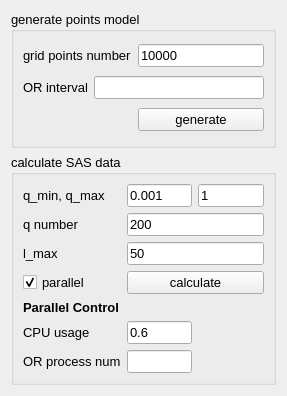
<?xml version="1.0" encoding="UTF-8"?>
<ui version="4.0">
 <class>controlPanel</class>
 <widget class="QWidget" name="controlPanel">
  <property name="geometry">
   <rect>
    <x>0</x>
    <y>0</y>
    <width>287</width>
    <height>396</height>
   </rect>
  </property>
  <property name="font">
   <font>
    <family>Arial</family>
    <pointsize>10</pointsize>
   </font>
  </property>
  <property name="windowTitle">
   <string>control panel</string>
  </property>
  <layout class="QVBoxLayout" name="verticalLayout">
   <item>
    <widget class="QGroupBox" name="groupBox_genPoints">
     <property name="title">
      <string>generate points model</string>
     </property>
     <layout class="QGridLayout" name="gridLayout">
      <item row="2" column="2">
       <widget class="QPushButton" name="pushButton_genPoints">
        <property name="text">
         <string>generate</string>
        </property>
       </widget>
      </item>
      <item row="1" column="0">
       <widget class="QLabel" name="label_2">
        <property name="text">
         <string>OR interval</string>
        </property>
       </widget>
      </item>
      <item row="1" column="1" colspan="2">
       <widget class="QLineEdit" name="lineEdit_interval"/>
      </item>
      <item row="0" column="2">
       <widget class="QLineEdit" name="lineEdit_gridPointsNum">
        <property name="text">
         <string>10000</string>
        </property>
       </widget>
      </item>
      <item row="0" column="0" colspan="2">
       <widget class="QLabel" name="label">
        <property name="text">
         <string>grid points number</string>
        </property>
       </widget>
      </item>
     </layout>
    </widget>
   </item>
   <item>
    <widget class="QGroupBox" name="groupBox_calcSas">
     <property name="font">
      <font>
       <weight>50</weight>
       <bold>false</bold>
      </font>
     </property>
     <property name="title">
      <string>calculate SAS data</string>
     </property>
     <layout class="QGridLayout" name="gridLayout_2">
      <item row="2" column="1" colspan="2">
       <widget class="QLineEdit" name="lineEdit_lmax">
        <property name="text">
         <string>50</string>
        </property>
       </widget>
      </item>
      <item row="6" column="0">
       <widget class="QLabel" name="label_6">
        <property name="text">
         <string>CPU usage</string>
        </property>
       </widget>
      </item>
      <item row="1" column="1" colspan="2">
       <widget class="QLineEdit" name="lineEdit_qnum">
        <property name="text">
         <string>200</string>
        </property>
       </widget>
      </item>
      <item row="1" column="0">
       <widget class="QLabel" name="label_4">
        <property name="text">
         <string>q number</string>
        </property>
       </widget>
      </item>
      <item row="0" column="1">
       <widget class="QLineEdit" name="lineEdit_qmin">
        <property name="text">
         <string>0.001</string>
        </property>
       </widget>
      </item>
      <item row="0" column="0">
       <widget class="QLabel" name="label_3">
        <property name="text">
         <string>q_min, q_max</string>
        </property>
       </widget>
      </item>
      <item row="2" column="0">
       <widget class="QLabel" name="label_5">
        <property name="text">
         <string>l_max</string>
        </property>
       </widget>
      </item>
      <item row="0" column="2">
       <widget class="QLineEdit" name="lineEdit_qmax">
        <property name="text">
         <string>1</string>
        </property>
       </widget>
      </item>
      <item row="7" column="0">
       <widget class="QLabel" name="label_7">
        <property name="text">
         <string>OR process num</string>
        </property>
       </widget>
      </item>
      <item row="4" column="0">
       <widget class="QCheckBox" name="checkBox_parallel">
        <property name="text">
         <string>parallel</string>
        </property>
        <property name="checked">
         <bool>true</bool>
        </property>
       </widget>
      </item>
      <item row="4" column="1" colspan="2">
       <widget class="QPushButton" name="pushButton_calcSas">
        <property name="text">
         <string>calculate</string>
        </property>
       </widget>
      </item>
      <item row="6" column="1">
       <widget class="QLineEdit" name="lineEdit_cpuUsage">
        <property name="text">
         <string>0.6</string>
        </property>
       </widget>
      </item>
      <item row="7" column="1">
       <widget class="QLineEdit" name="lineEdit_processNum"/>
      </item>
      <item row="5" column="0">
       <widget class="QLabel" name="label_8">
        <property name="font">
         <font>
          <weight>75</weight>
          <bold>true</bold>
         </font>
        </property>
        <property name="text">
         <string>Parallel Control</string>
        </property>
       </widget>
      </item>
     </layout>
    </widget>
   </item>
  </layout>
 </widget>
 <resources/>
 <connections/>
</ui>
